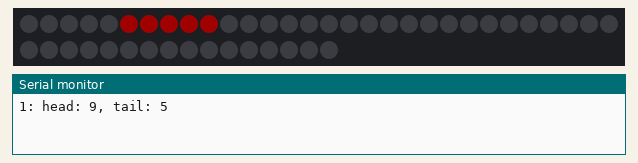
This sketch was run on a simulated Arduino Uno, built with avr-gcc and run on an emulated ATmega328P. Parts: 46 RGB LEDs in strip order, left to right, continuing on the next row, the last lines printed to the serial monitor. Dim RGB values are drawn brighter than linear.

Above: at 0.1 s.
At 0.6 s:
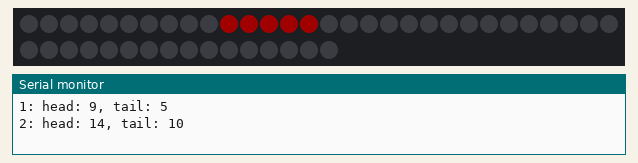
At 1.1 s:
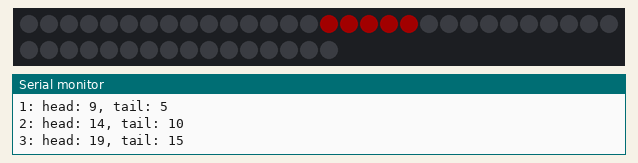
At 2.2 s:
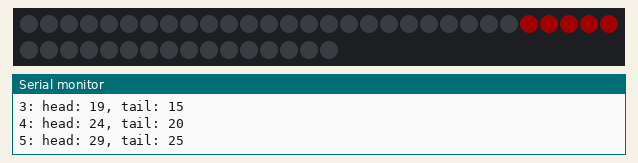
At 3.2 s:
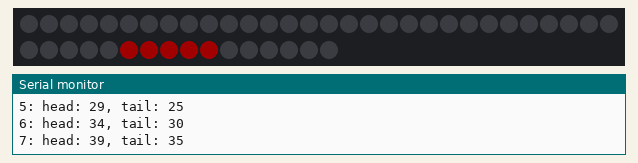
At 4.2 s:
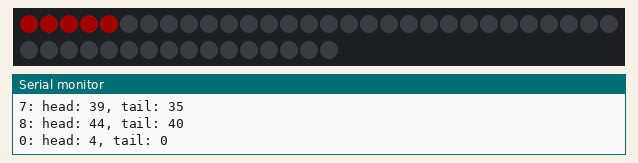

Measured:
- by itself, everything shown: repeats every 4.7 s, in 9 steps
- what the display in image 1 shows lasts 0.6 s, from 0.5 s to 1.1 s

The sketch:

dotstar_1.ino
```cpp
#include <Adafruit_DotStar.h>
// Because conditional #includes don't work w/Arduino sketches...
#include <SPI.h>         // COMMENT OUT THIS LINE FOR GEMMA OR TRINKET
//#include <avr/power.h> // ENABLE THIS LINE FOR GEMMA OR TRINKET

#define NUMPIXELS 46 // Number of LEDs in strip

// Here's how to control the LEDs from any two pins:
#define DATAPIN    4
#define CLOCKPIN   5
Adafruit_DotStar strip = Adafruit_DotStar(NUMPIXELS, DATAPIN, CLOCKPIN, DOTSTAR_BRG);
// The last parameter is optional -- this is the color data order of the
// DotStar strip, which has changed over time in different production runs.
// Your code just uses R,G,B colors, the library then reassigns as needed.
// Default is DOTSTAR_BRG, so change this if you have an earlier strip.

// Hardware SPI is a little faster, but must be wired to specific pins
// (Arduino Uno = pin 11 for data, 13 for clock, other boards are different).
//Adafruit_DotStar strip = Adafruit_DotStar(NUMPIXELS, DOTSTAR_BRG);


// SETUP //////////////////////////////////////////////////////////////////////////////
void setup()
{
  Serial.begin(9600);
  strip.begin(); // Initialize pins for output
  strip.show();  // Turn all LEDs off ASAP
}

uint8_t r, g, b;

const int PIXELPERPAD = 5;
const int NUMPAD = 9;
uint8_t pad = 0;
uint8_t head, tail;

// LOOP ///////////////////////////////////////////////////////////////////////////////
void loop()
{

  if(++pad>=NUMPAD)
    pad = 0;

  head = PIXELPERPAD*(pad+1)-1;
  tail = head - PIXELPERPAD +1;
  Serial.print( pad ); Serial.print( ": head: " );
  Serial.print( head ); Serial.print( ", tail: " );
  Serial.print( tail ); Serial.println();

  for(int i=0; i<PIXELPERPAD; i++)
  {
    strip.setPixelColor(head-i, 0x22, 0x00, 0x00);
  }
  strip.show();

  delay(500);
  strip.clear();
  delay(20);
}
```
